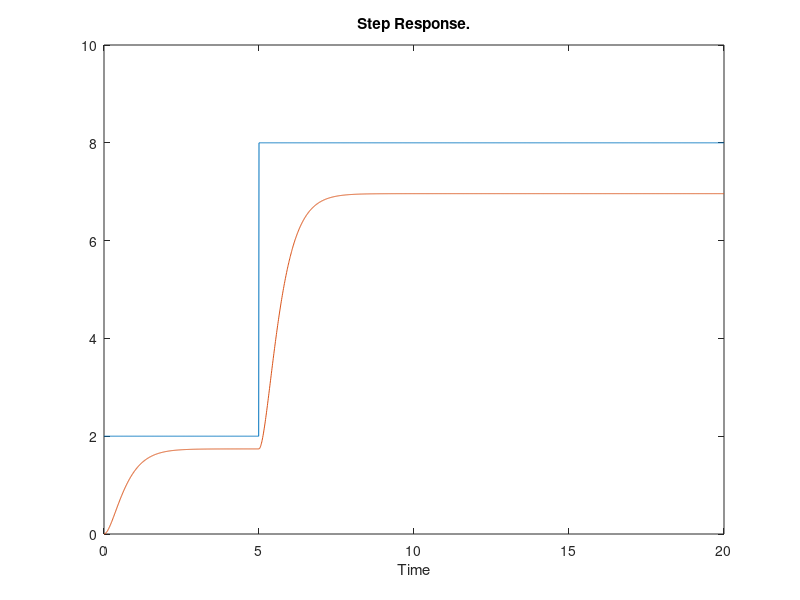
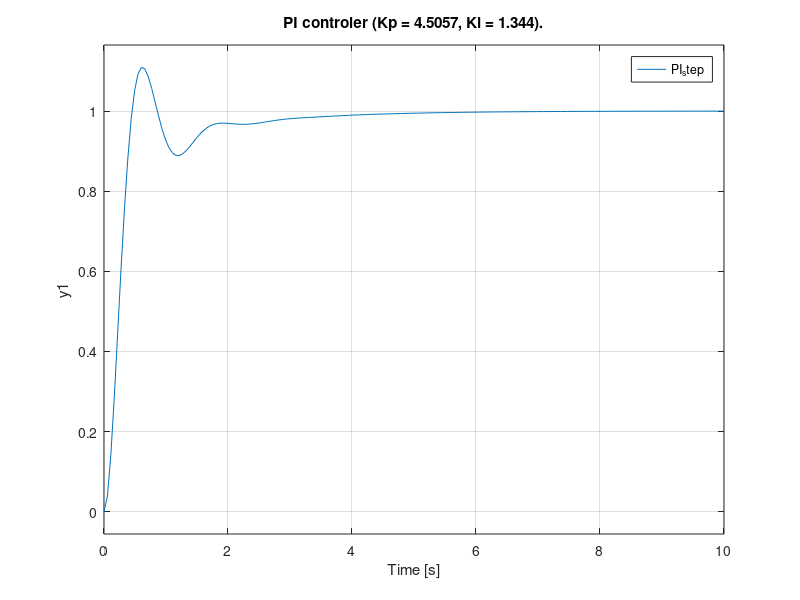
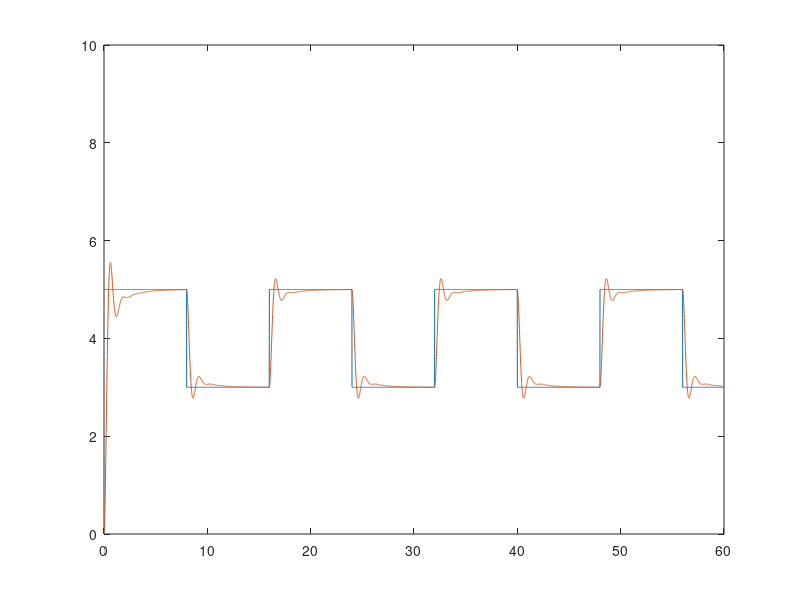

MATLAB code for these plots, in order:
clear all
close all
clc
Ks = 0.87;
Te = 0.1;  %tu
Tb = 1.12;  %tg

T1 = 0.37*Tb;
T2 = 3.33*Te;

sys  = Ks * tf(1, [T1 1]) * tf(1, [T2 1])

% D.4

figure('Name','Transfer function')
% [y,t] = step(sys);
t=0:0.01:20;
for k=1:length(t)
    if(t(k)<5)
        y(k) = 2;
    else
        y(k) = 8;
    end
end
plot(t, y);
hold on
st = lsim(sys,y,t);
plot(t, st);
title('Step Response.');
xlabel('Time'); 
axis([0 20 0 10])
hold off

        % PI contoller
%///Parameters
disp('pi')
Kp = (0.35*Tb)/(Ks*Te);
Ti = 1.2*Tb;
%\\\
figure('Name','PI controller')
PID_controller = pidstd(Kp, Ti);
m = feedback(PID_controller*sys,1);
step(m)
title(['PI controler (Kp = ' num2str(Kp) ', Ki = ' num2str(Ti)  ').']);
legend('PI_step')


%D.5
f = 1/16;
t1=0:0.01:60;
pulse = 2*square(2*pi*f*t1)/2 + 4;
figure
plot(t1, pulse)
axis([0 60 0 10])
hold on
resp = lsim(m,pulse,t1);
plot(t1, resp) 
e = resp - (pulse.');

% Errors
iea = trapz(t1,abs(e));          % IAE trapz=numerical integration 
ise = trapz(t1,e.^2);            % ISE 
itae = trapz(t1, t1'.*abs(e));     % ITAE
itse = trapz(t1,t1'.*(e.^2));      % ITSE

% D.3
% Change T1, T2 to 0.8 and 0.2 respectively (rule of thumb)

